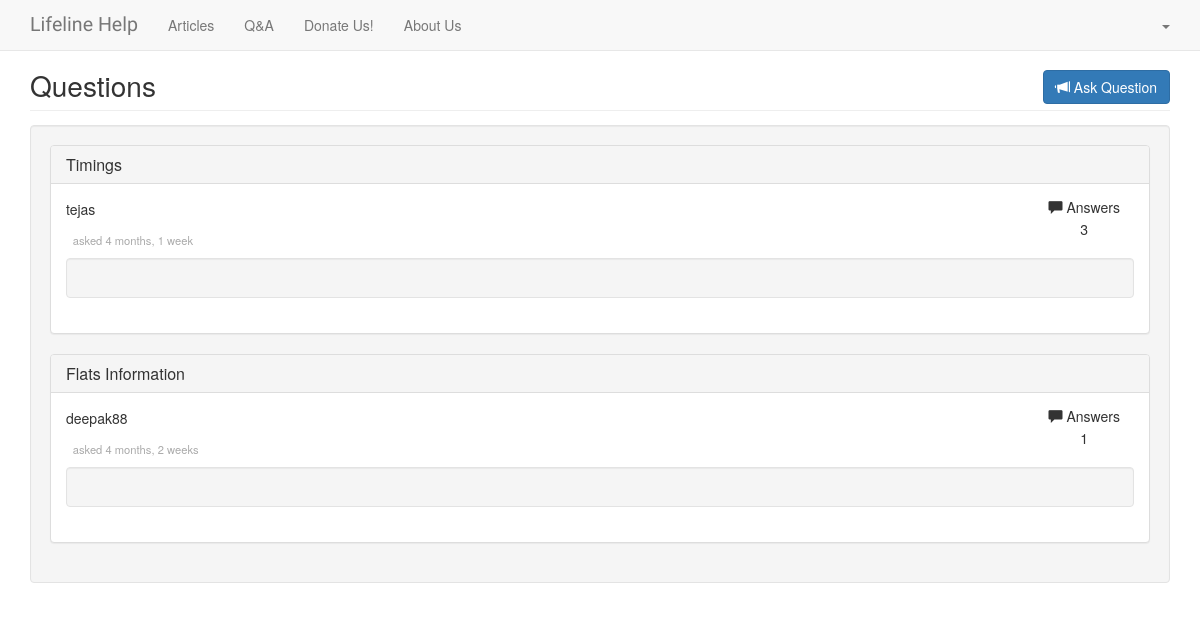
/question/ (signed in), run on the app's committed database.
### questions/models.py (models this page shows, shortened)
class Question(models.Model):
    asked_by = models.CharField(max_length=200, default=None)
    description = models.TextField(max_length=500)
    title = models.CharField(max_length=255)
    create_date = models.DateTimeField(auto_now_add=True)
    def get_answers_count(self):
        return Answer.objects.filter(question=self).count()

### questions/views.py (the view)
@login_required(login_url='/register/welcome/')
def questions(request):
    que = models.Question.objects.order_by('-create_date')
    return render(request, 'questions/questions.html', {
        'questions': que,
    })

### questions/templates/questions/questions.html (shortened to what this page needs)
{% extends 'base.html' %}
{% load staticfiles %}
{% load i18n %}
{% block head %}
  <link href="{% static 'css/questions.css' %}" rel="stylesheet">
{% endblock head %}
{% block main %}
  <div class="page-header">
    <a href="{% url 'questions:ask' %}" class="btn btn-primary pull-right">
      <span class="glyphicon glyphicon-bullhorn"></span> {% trans "Ask Question" %}
    </a>
    <h1>{% trans "Questions" %}</h1>
  </div>
  <div class="questions well">
    {% for question in questions %}
      {% include 'questions/partial_question.html' with question=question %}
    {% empty %}
      <h4 class="no-data">{% trans "No question to display" %}</h4>
    {% endfor %}
  </div>
{% endblock main %}

### questions/templates/questions/partial_question.html (shortened to what this page needs)
<div class="panel panel-default question" question-id="{{ question.id }}">
  <div class="panel-heading">
    <h3 class="panel-title">
        <a href="{% url 'questions:question_spec' question.pk %}">{{ question.title }}</a>
    </h3>
  </div>
  <div class="panel-body clearfix">
    <div class="question-info">
      <div class="info">
        <h5><span class="glyphicon glyphicon-comment"></span> Answers</h5>
        <span>{{ question.get_answers_count }}</span>
      </div>
    </div>
    <div class="question-user">
      <p>{{ question.asked_by }}</p>
      <span class="asked">asked {{ question.create_date | timesince }}</span>
    </div>
    <div class="question-description well">
    </div>
  </div>
</div>

### static/css/bootcamp.css (style rules this page uses)
body { padding-top: 70px; }
.page-header { margin: 0; }
.page-header h1 { margin: 0; font-weight: 100; font-size: 2em; }

### questions/static/css/questions.css (style rules this page uses)
.questions { margin-top: 1em; }
.questions .asked { color: #aaaaaa; font-size: .8em; }
.questions .question-user { margin-bottom: .6em; }
.answer .answer-user, .question .question-user { margin-bottom: .6em; }
.answer .answered, .question .asked { color: #aaaaaa; margin-left: .6em; }
.question-info { text-align: center; float: right; padding: 0 1em; }
.question-info h5 { margin: 0; margin-bottom: .2em; }
.question-info .info:first-child { margin-bottom: 1.2em; }

### data on the page
Question: title "Timings", get_answers_count "3", asked_by "tejas", create_date "4 months, 1 week"
Question: title "Flats Information", get_answers_count "1", asked_by "deepak88", create_date "4 months, 2 weeks"
